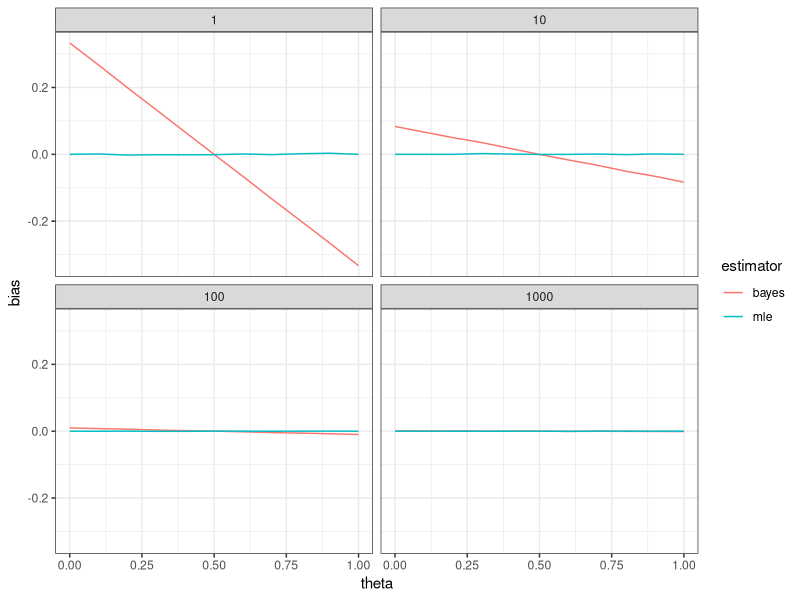
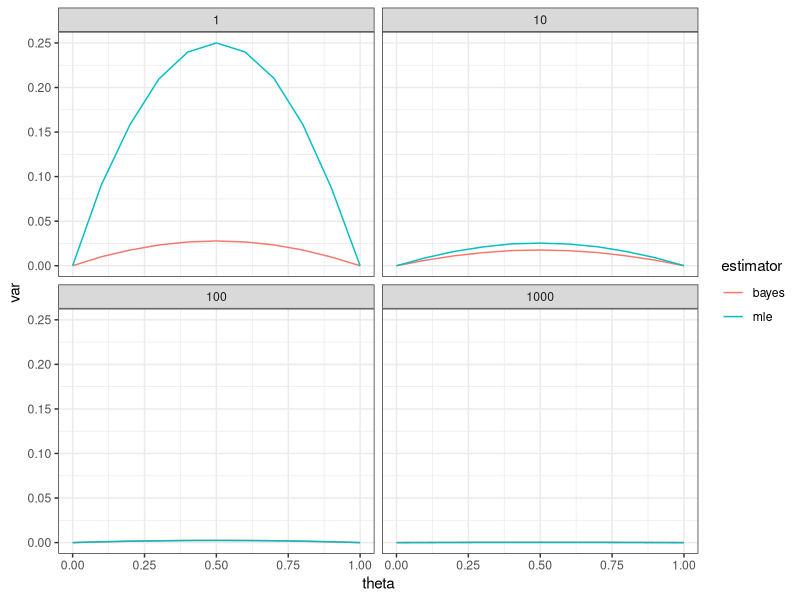
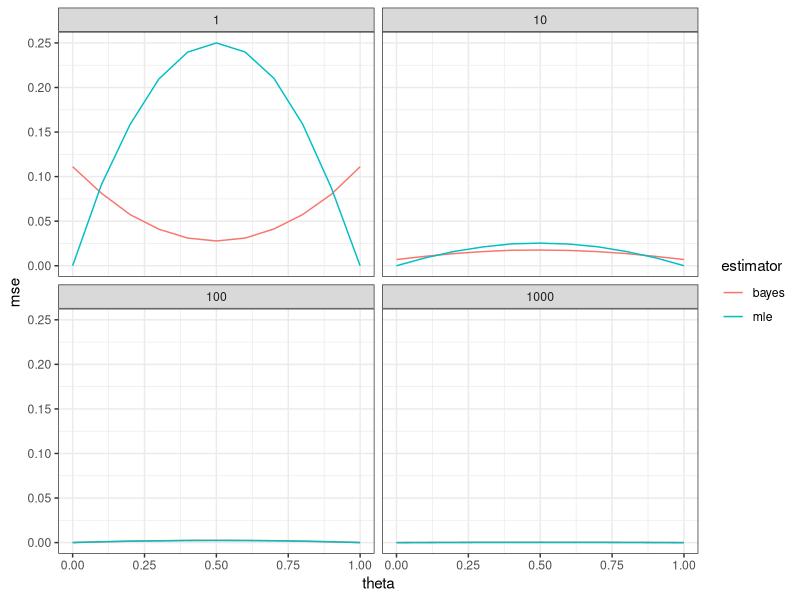
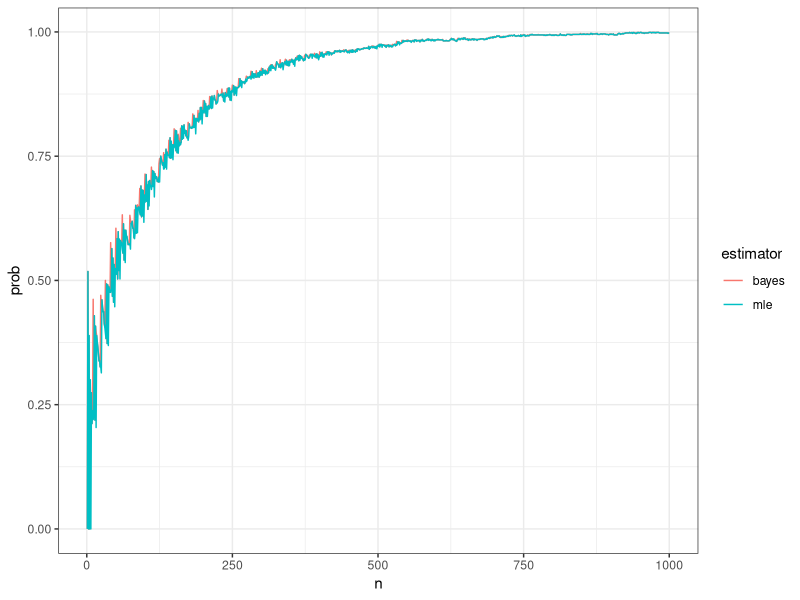
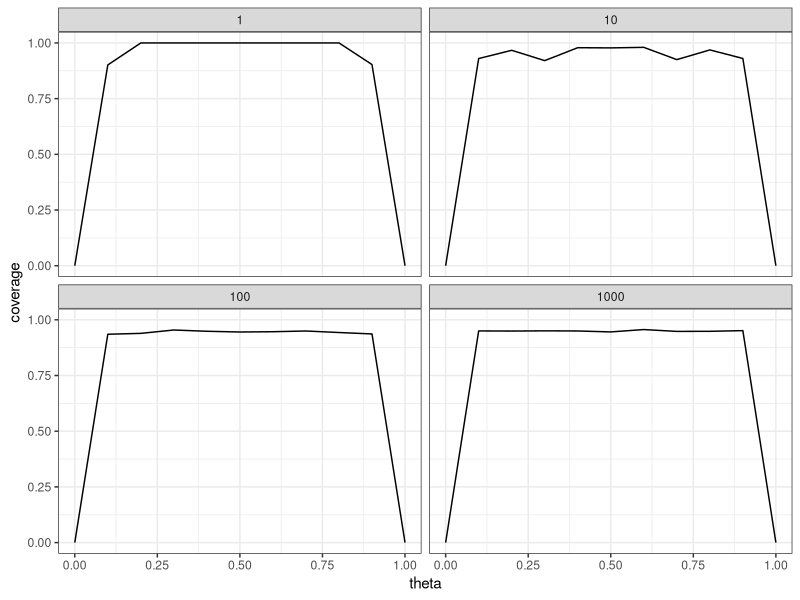
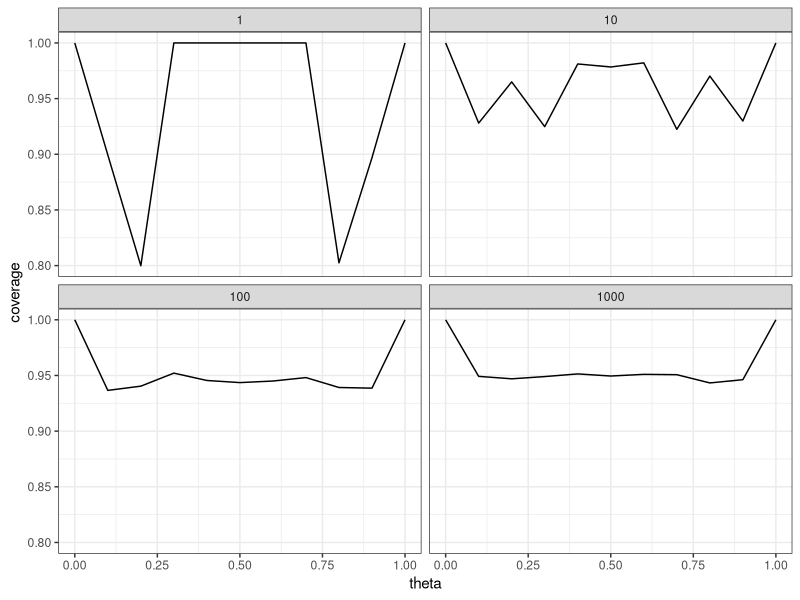

Reproduce these figures in R, in order.
## ------------------------------------------------------------------------
n <- 22
y <- 15
(mle <- y/n)

## ------------------------------------------------------------------------
(bayes <- (1+y)/(2+n))

## ------------------------------------------------------------------------
qbeta(c(.025,.975), 1+y, 1+n-y)

## ------------------------------------------------------------------------
n <- 10
theta <- 0.5

n_reps <- 1e4
mle <- numeric(n_reps)
bayes <- numeric(n_reps)

for (i in 1:n_reps) {
  y <- rbinom(1, size = n, prob = theta)
  mle[i] <- y/n
  bayes[i] <- (1+y)/(2+n)
}


mean(mle)  -0.5 # estimate of MLE bias
mean(bayes)-0.5 # estimate of Bayes bias

## ------------------------------------------------------------------------
mean(mle  ) + c(-1,1)*qnorm(.975)*sd(mle  )/sqrt(length(mle  )) - theta
mean(bayes) + c(-1,1)*qnorm(.975)*sd(bayes)/sqrt(length(bayes)) - theta

## ------------------------------------------------------------------------
y <- rbinom(n_reps, size = n, prob = theta)
mle   <- y/n
bayes <- (1+y)/(2+n)

mean(mle  ) + c(-1,1)*qnorm(.975)*sd(mle  )/sqrt(length(mle  )) - theta
mean(bayes) + c(-1,1)*qnorm(.975)*sd(bayes)/sqrt(length(bayes)) - theta

## ------------------------------------------------------------------------
settings <- expand.grid(n = 10^(0:3),
                        theta = seq(0,1,by=0.1))

## ---- eval=FALSE---------------------------------------------------------
## install.packages("plyr")

## ------------------------------------------------------------------------
library("plyr")

## ---- eval=FALSE---------------------------------------------------------
## ?plyr

## ------------------------------------------------------------------------
sim_study <- ddply(settings, .(n, theta), function(x) {
  y     <- rbinom(1e4, size = x$n, prob = x$theta)
  mle   <- y/x$n
  bayes <- (1+y)/(2+x$n)
  
  d <- data.frame(
    estimator = c("mle", "bayes"),
    bias      = c(mean(mle), mean(bayes)) - x$theta,
    var       = c(var( mle), var( bayes)))
  
  # d$se    <- sqrt(d$var / x$n)
  # d$lower <- d$bias-qnorm(.975)*d$se
  # d$upper <- d$bias+qnorm(.975)*d$se
  
  return(d)
})

## ------------------------------------------------------------------------
library("ggplot2")

ggplot(sim_study, aes(x=theta, y=bias, color=estimator)) +
  geom_line() +
  facet_wrap(~n) + 
  theme_bw()

## ------------------------------------------------------------------------
library("ggplot2")

ggplot(sim_study, aes(x=theta, y=var, color=estimator)) +
  geom_line() +
  facet_wrap(~n) + 
  theme_bw()

## ------------------------------------------------------------------------
sim_study$mse <- sim_study$var + sim_study$bias^2

ggplot(sim_study, aes(x=theta, y=mse, color=estimator)) +
  geom_line() +
  facet_wrap(~n) + 
  theme_bw()

## ------------------------------------------------------------------------
theta = 0.51
n_max <- 1e3

d <- ddply(data.frame(rep=1:1e3), .(rep), function(x) {
  x <- rbinom(n_max, size = 1, prob = theta)
  
  mle <- bayes <- numeric(n_max)
  for (n in 1:n_max) {
    y <- sum(x[1:n])
    mle[n] <- y/n
    bayes[n] <- (1+y)/(2+n)
  }
  
  data.frame(n     = 1:n_max,
             mle   = mle,
             bayes = bayes)
})

epsilon <- 0.05
sum <- ddply(d, .(n), function(x) {
  data.frame(estimator = c("mle","bayes"),
             prob = c(mean(abs(x$mle   - theta) < epsilon),
                      mean(abs(x$bayes - theta) < epsilon)))
})

## ------------------------------------------------------------------------
ggplot(sum, aes(x=n, y=prob, color=estimator)) + 
  geom_line() +
  theme_bw() 

## ------------------------------------------------------------------------
n <- 100
theta <- 0.5

n_reps <- 1e4
y <- rbinom(n_reps, size = n, prob = theta)

lower <- qbeta(.025, 1+y, 1+n-y)
upper <- qbeta(.975, 1+y, 1+n-y)

mean( lower < theta & theta < upper)

## ------------------------------------------------------------------------
p <- mean( lower < theta & theta < upper)

p + c(-1,1)*qnorm(.975)*sqrt(p*(1-p)/n_reps)

## ------------------------------------------------------------------------
sim_study <- ddply(settings, .(n, theta), function(x) {
  y     <- rbinom(1e4, size = x$n, prob = x$theta)
  mle   <- y/x$n
  bayes <- (1+y)/(2+x$n)
  
  lower <- qbeta(.025, 1+y, 1+x$n-y)
  upper <- qbeta(.975, 1+y, 1+x$n-y)
  
  data.frame(coverage = mean( lower <= x$theta & x$theta <= upper))
})

## ------------------------------------------------------------------------
ggplot(sim_study, aes(x=theta, y=coverage)) +
  geom_line() +
  facet_wrap(~n) + 
  theme_bw()

## ------------------------------------------------------------------------
sim_study <- ddply(settings, .(n, theta), function(x) {
  y     <- rbinom(1e4, size = x$n, prob = x$theta)
  mle   <- y/x$n
  bayes <- (1+y)/(2+x$n)
  
  lower <- qbeta(.025, 1+y, 1+x$n-y)
  upper <- qbeta(.975, 1+y, 1+x$n-y)
  
  # Fix intervals when y=0
  lower[y==0] <- 0
  upper[y==0] <- qbeta(.95, 1+0, 1+x$n-0)
  
  # Fix intervals when y=n
  upper[y==x$n] <- 1
  lower[y==x$n] <- qbeta(.05, 1+x$n, 1+x$n-x$n)
  
  data.frame(coverage = mean( lower <= x$theta & x$theta <= upper))
})

## ------------------------------------------------------------------------
ggplot(sim_study, aes(x=theta, y=coverage)) +
  geom_line() +
  facet_wrap(~n) + 
  theme_bw()
